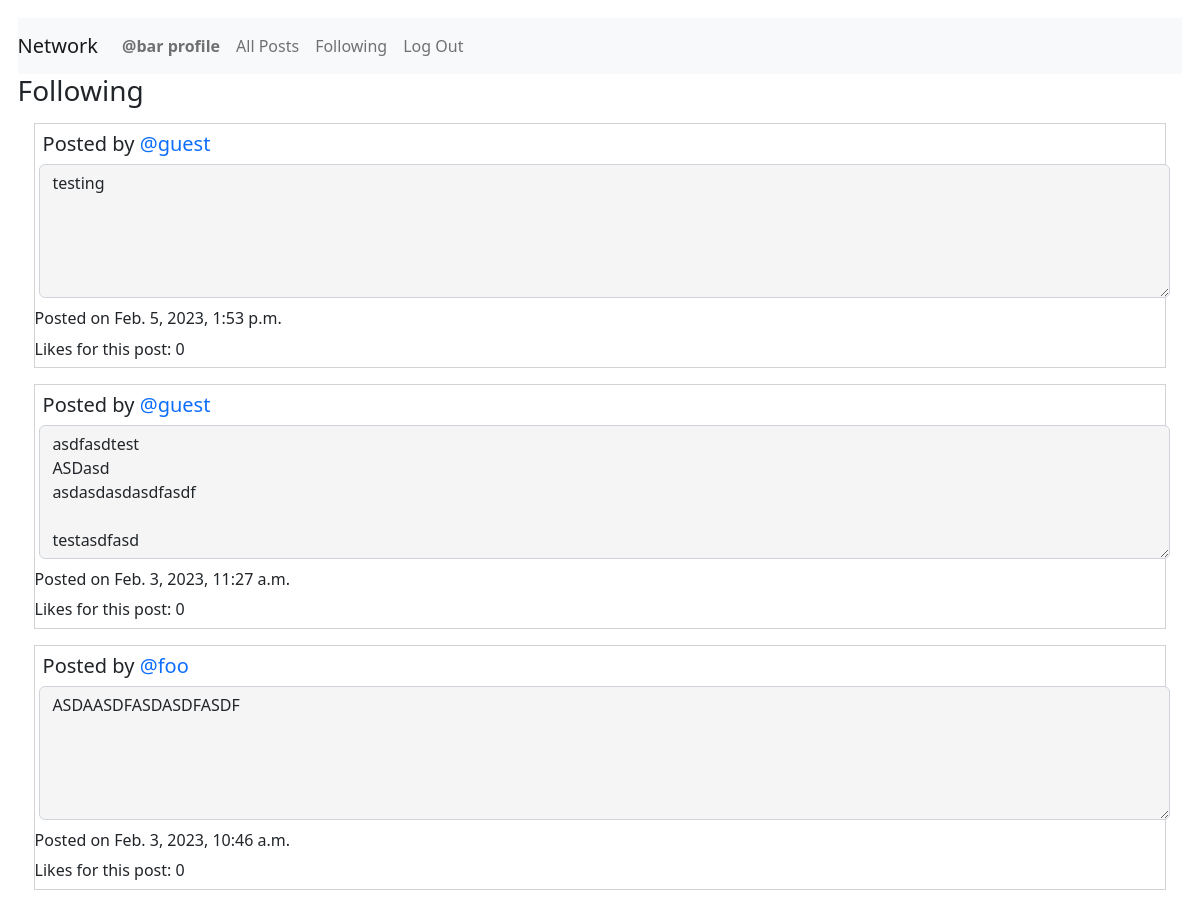
/following (signed in, upper part), run on an earlier commit of the app's database.
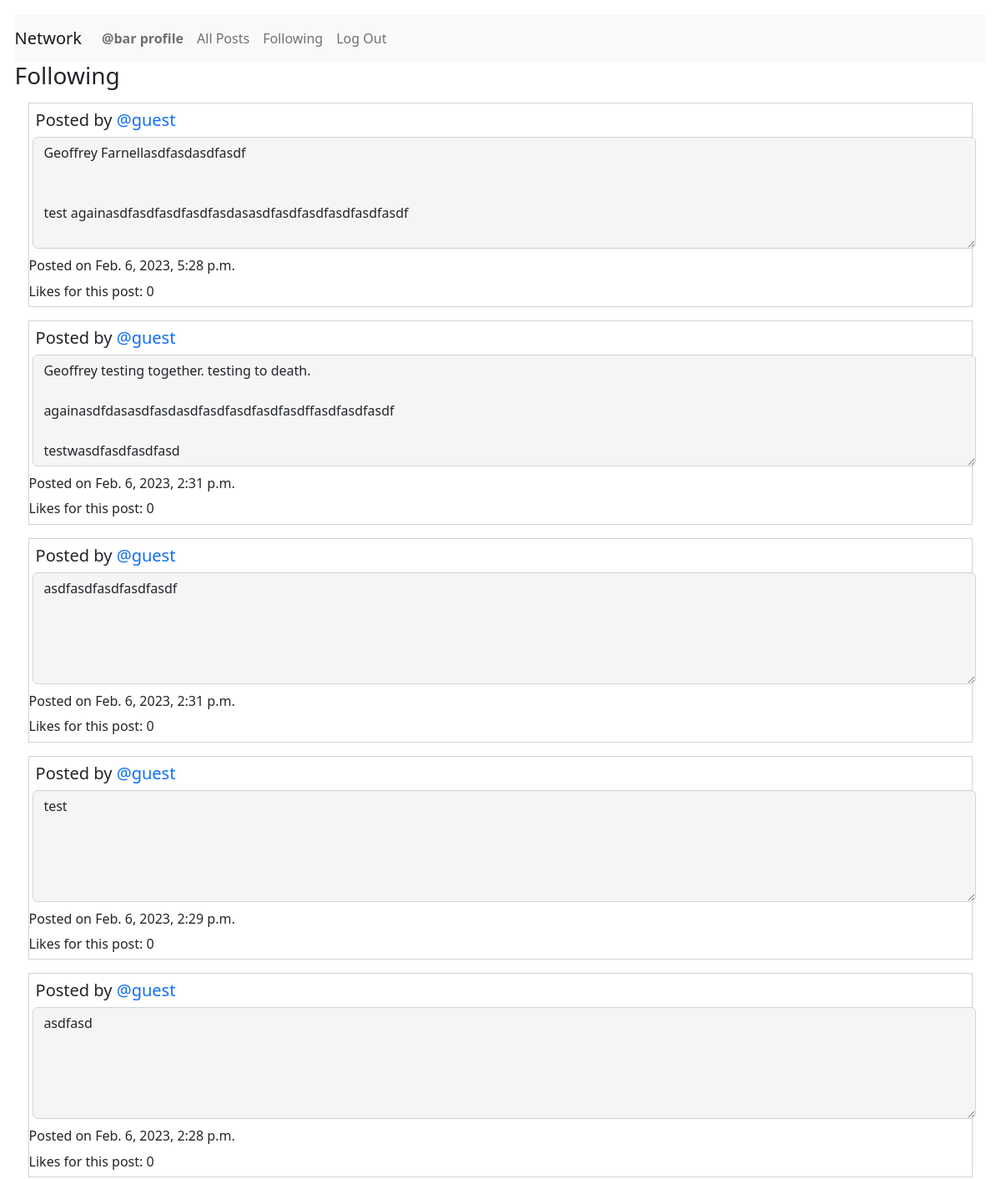
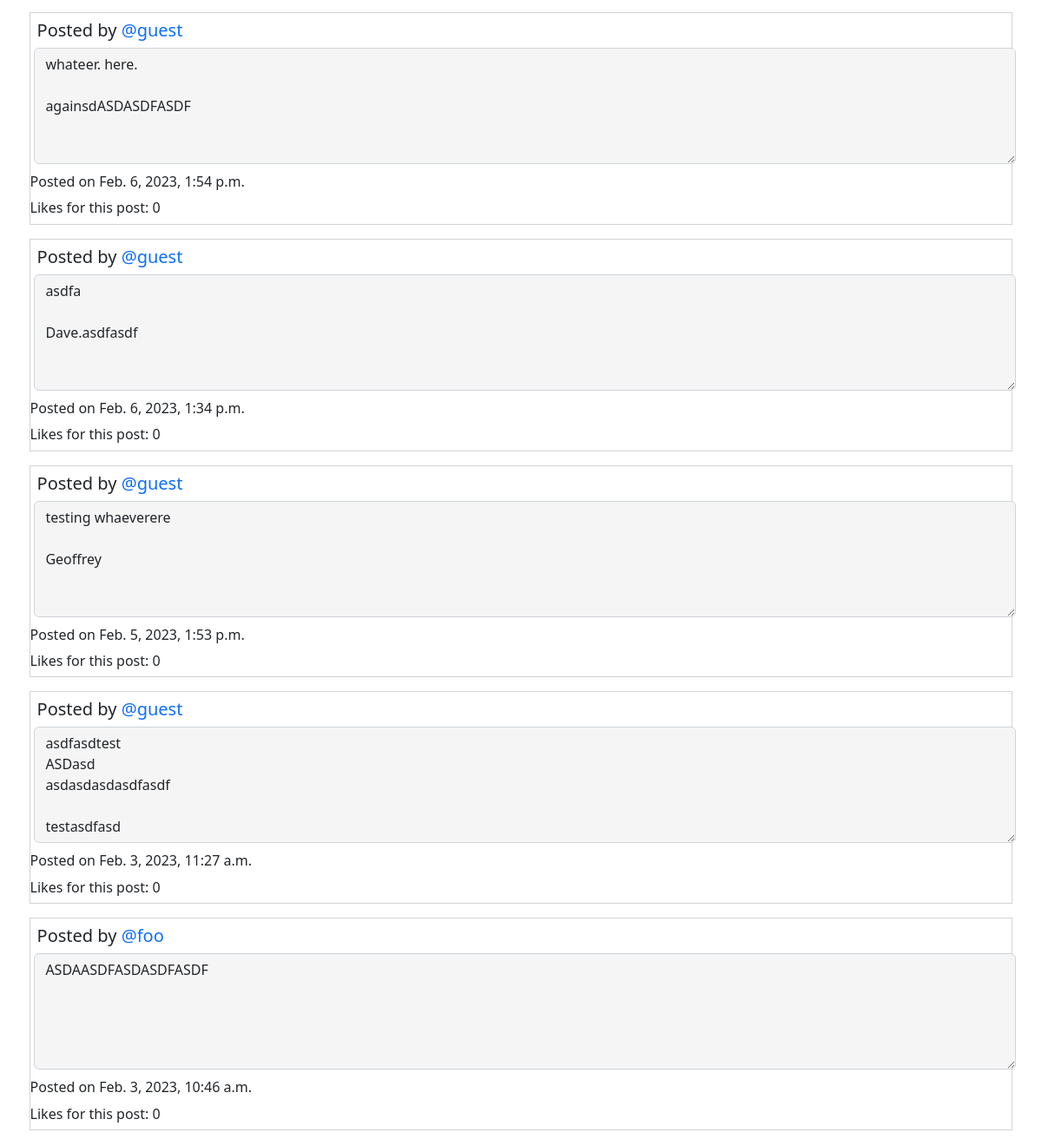
And on a later commit of the database (2 pictures, top to bottom).
### network/models.py (models this page shows, shortened)
class Posts(models.Model):
    creator = models.ForeignKey(
        User, on_delete=models.PROTECT, related_name="get_creator", blank=False)
    content = models.TextField(max_length=600)
    createdDate = models.DateTimeField(auto_now_add=True)
    likedUser = models.ManyToManyField(
        User, blank=True, related_name="get_liked_users")
    numberLikes = models.IntegerField(blank=True, default=0)

class User(AbstractUser):
    pass
    def __str__(self) -> str:
        return f"User Name: {self.username} - User ID: {self.id}"

### network/views.py (the view)
# urls.py: path("following", views.getFollowing, name="getFollowing"),
@login_required
def getFollowing(request):
    print("In getFollowing")
    user = request.user
    print(user)
    user_id = request.user.id
    user_name = request.user.username
    try:
        currentOBJ = Follow.objects.get(followUser=user_id)
        displayNothing = False
        noFollowersForUser = False
    except Follow.DoesNotExist:
        print("This user follows no one!")
        displayNothing = True
        noFollowersForUser = True
    if displayNothing != True:
        following = currentOBJ.following.all()
        if following.count() == 0:
            noFollowersForUser = True
        qs = following.order_by().values('id')
        qs = list(qs)
        emptyQueryset = Posts.objects.filter(creator=0)
        for dic in qs:
            for val in dic.values():
                print(val)
                listings = Posts.objects.filter(creator=val)
                UserObject = User.objects.filter(id=val)
                if emptyQueryset.exists():
                    newQueryset = newQueryset | listings
                else:
                    newQueryset = emptyQueryset | listings
                    emptyQueryset = newQueryset
    if noFollowersForUser == True:
        return render(request, "network/following.html", {"displayNothing": displayNothing})
    else:
        if noFollowersForUser:
            return render(request, "network/following.html", {"displayNothing": displayNothing})
        else:
            PostsByDate = newQueryset.order_by('-createdDate')
            return render(request, "network/following.html", {"listings": PostsByDate, "UserObject": UserObject, "displayNothing": displayNothing, })

### network/templates/network/following.html (shortened to what this page needs)
{% extends "network/layout.html" %}
{% block body %}
<h3>Following</h3>
{% for list in listings %}
<div id="followingPostings">
    <div class="post">
        <h5 class="creator">Posted by <a
                href="{% url 'getProfile' list.creator.username %}">{{list.creator.username}}</a></h5>
        <textarea class="form-control content" id="readonlyContent" rows="5" readonly="true">{{list.content}}</textarea>
        <p class="timestamp">Posted on {{list.createdDate}}</p>
        <p class="numberLikes">Likes for this post: {{list.numberLikes}}</p>
    </div>
</div>
{% empty %}
<h5>This user is not following anyone.</h5>
{% endfor %}
{% endblock %}

What changed in the data, as far as the page shows it:
added Posts: creator.username "@guest", content "Geoffrey Farnellasdfasdasdfasdf test againasdfasdfasdfasdfasdasasdfasdfasdfasdfasdfasdf", createdDate "Feb. 6, 2023, 5:28 p.m.", numberLikes "0"
added Posts: creator.username "@guest", content "Geoffrey testing together. testing to death. againasdfdasasdfasdasdfasdfasdfasdfasdffasdfasdfasdf testwasdfasdfasdfasd", createdDate "Feb. 6, 2023, 2:31 p.m.", numberLikes "0"
added Posts: creator.username "@guest", content "asdfasdfasdfasdfasdf", createdDate "Feb. 6, 2023, 2:31 p.m.", numberLikes "0"
added Posts: creator.username "@guest", content "test", createdDate "Feb. 6, 2023, 2:29 p.m.", numberLikes "0"
added Posts: creator.username "@guest", content "asdfasd", createdDate "Feb. 6, 2023, 2:28 p.m.", numberLikes "0"
added Posts: creator.username "@guest", content "whateer. here. againsdASDASDFASDF", createdDate "Feb. 6, 2023, 1:54 p.m.", numberLikes "0"
added Posts: creator.username "@guest", content "asdfa Dave.asdfasdf", createdDate "Feb. 6, 2023, 1:34 p.m.", numberLikes "0"
changed Posts: content "testing" → "testing whaeverere Geoffrey"
